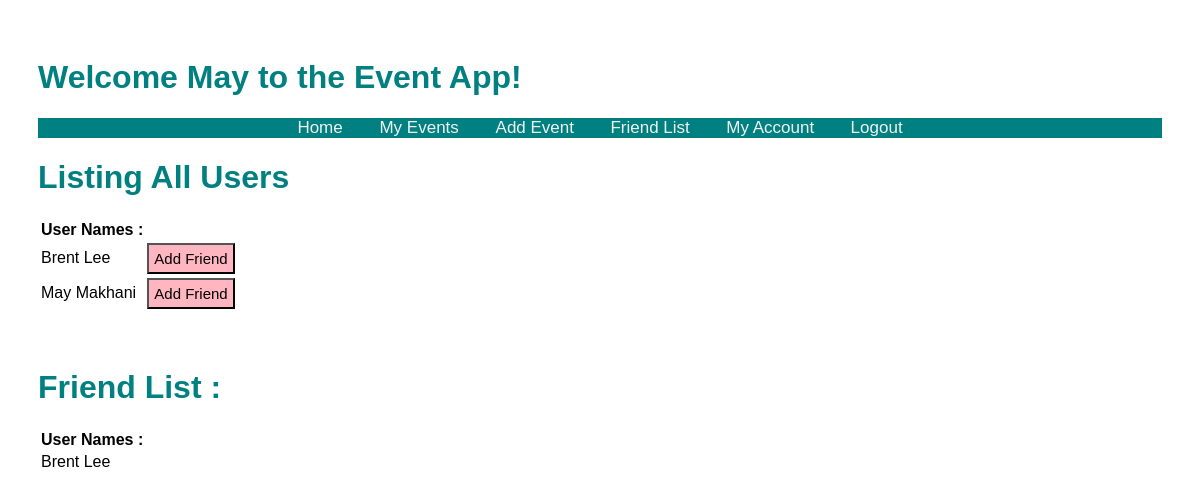
Page /events/friends (signed in) on the committed database.
### models.py (models this page shows, shortened)
class User(db.Model):
    id = db.Column("id", db.Integer, primary_key=True)
    first_name = db.Column("first_name", db.String(100))
    last_name = db.Column("last_name", db.String(100))
    email = db.Column("email", db.String(100))
    password = db.Column(db.String(255), nullable=False)
    registered_on = db.Column(db.DateTime, nullable=False)
    events = db.relationship("Event", backref="user", lazy=True)
    comments = db.relationship("Comment", backref="user", lazy=True)

class Friendship (db.Model):
    id = db.Column(db.Integer, primary_key=True)
    friend_id = db.Column(db.Integer, db.ForeignKey("user.id"), nullable=False)
    user_id = db.Column(db.Integer, db.ForeignKey("user.id"), nullable=False)
    friend = db.relationship("User", backref="user", lazy=True, primaryjoin=friend_id==User.id)

### main.py (the view)
@app.route('/events/friends')
def get_friends():
    if session.get('user'):
        users = db.session.query(User).all()
        my_friends = db.session.query(Friendship).filter_by(user_id = session['user_id']).all()
        return render_template('friends.html', users=users, user=session['user'],friends=my_friends )
    else:
        return redirect(url_for('login'))

### templates/friends.html (shortened to what this page needs)
<!DOCTYPE html>
<html lang="en">
    <head>
        <link rel="stylesheet" href="{{ url_for('static', filename='main.css') }}">
    </head>
    <body>
     <h1>Welcome {{user}} to the Event App!</h1>
     <div class="topnav">
    <nav>
            <a href="{{ url_for('home')}}"> Home </a>
            <a href="/events"> My Events </a>
            <a href="{{url_for('new_event')}}"> Add Event</a>
            <a href="{{url_for('get_friends')}}"> Friend List</a>
            <a href="{{url_for('get_account')}}"> My Account</a>
            <a href="{{ url_for('logout')}}">Logout</a>
        </nav>
     </div>
    <table class="friendlist">
        <h1>Listing All Users</h1>
            <tr>
                <th>User Names :</th>
            </tr>
            {% for user in users %}
            <tr>
                <td>{{user.first_name + " "}}{{user.last_name}}</td>
                <td>
                    <form action = "{{ url_for('friend_add', friend_id=user.id) }}" method="post">
                        <input type="submit" value="Add Friend">
                    </form>
                </td>
            </tr>
            {% endfor %}
        </table>
     <br><br>
    <table class="friendlist">
        <h1> Friend List :</h1>
        <tr>
            <th>User Names : </th>
        </tr>
        {% for friend in friends %}
        <tr>
            <td>{{ friend.friend.first_name + " "}}{{friend.friend.last_name}}</td>
        </tr>
        {% endfor %}
    </table>
    </body>
</html>

### static/main.css (style rules this page uses)
body { padding: 30px 30px; font-family: Arial, Helvetica, sans-serif; }
h1 { color: teal; }
.topnav { overflow: hidden; background-color: teal; text-align: center; }
.topnav a { color: #f2f2f2; padding: 14px 16px; text-decoration: none; font-size: 17px; }
.friendlist th { font-weight: bold; }
input[type='submit'] { background-color: lightpink; color: black; font-size: 15px; padding:5px; font-family: Palatino Linotype, sans-serif; }

### rows in the picture
User: first_name "May", last_name "Makhani"
User: first_name "Brent", last_name "Lee"
Friendship: friend "Brent", friend.last_name "Lee"
